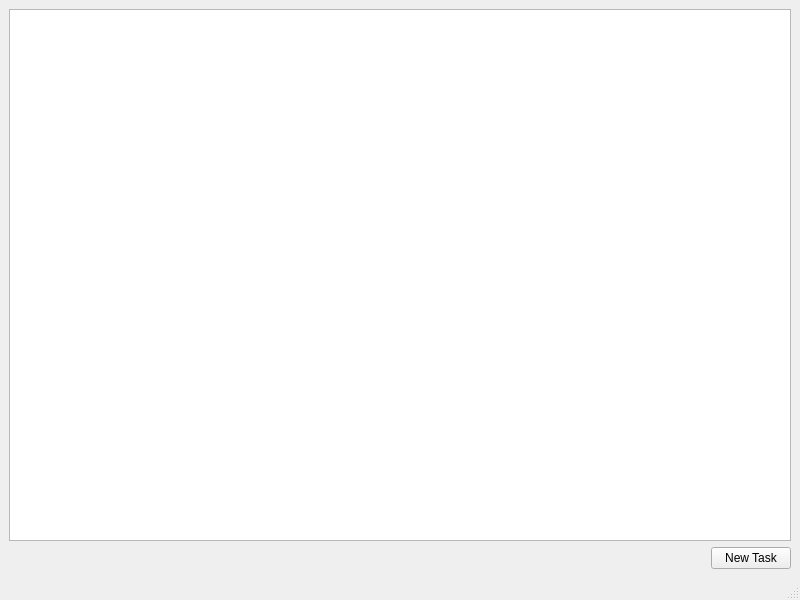
<?xml version="1.0" encoding="UTF-8"?>
<ui version="4.0">
 <class>DownloadManager</class>
 <widget class="QMainWindow" name="DownloadManager">
  <property name="geometry">
   <rect>
    <x>0</x>
    <y>0</y>
    <width>800</width>
    <height>600</height>
   </rect>
  </property>
  <property name="windowTitle">
   <string>Download Manager</string>
  </property>
  <property name="locale">
   <locale language="English" country="UnitedStates"/>
  </property>
  <widget class="QWidget" name="centralwidget">
   <layout class="QVBoxLayout" name="verticalLayout">
    <item>
     <widget class="TaskTableView" name="tableView">
      <property name="locale">
       <locale language="English" country="UnitedStates"/>
      </property>
     </widget>
    </item>
    <item>
     <layout class="QHBoxLayout" name="horizontalLayout">
      <item>
       <spacer name="horizontalSpacer">
        <property name="orientation">
         <enum>Qt::Horizontal</enum>
        </property>
        <property name="sizeHint" stdset="0">
         <size>
          <width>40</width>
          <height>20</height>
         </size>
        </property>
       </spacer>
      </item>
      <item>
       <widget class="QPushButton" name="newTaskButton">
        <property name="locale">
         <locale language="English" country="UnitedStates"/>
        </property>
        <property name="text">
         <string>New Task</string>
        </property>
       </widget>
      </item>
     </layout>
    </item>
   </layout>
  </widget>
  <widget class="QStatusBar" name="statusbar"/>
 </widget>
 <customwidgets>
  <customwidget>
   <class>TaskTableView</class>
   <extends>QTableView</extends>
   <header>tasktableview.h</header>
  </customwidget>
 </customwidgets>
 <resources/>
 <connections/>
</ui>
